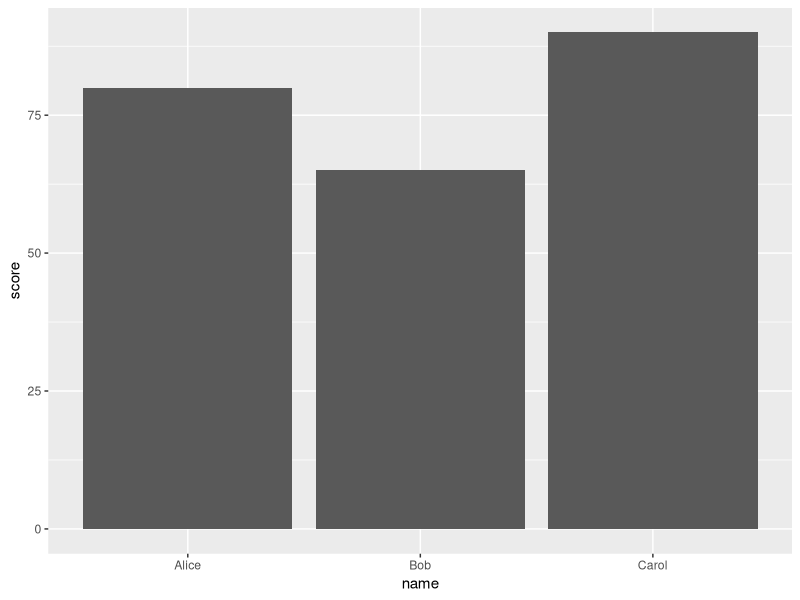
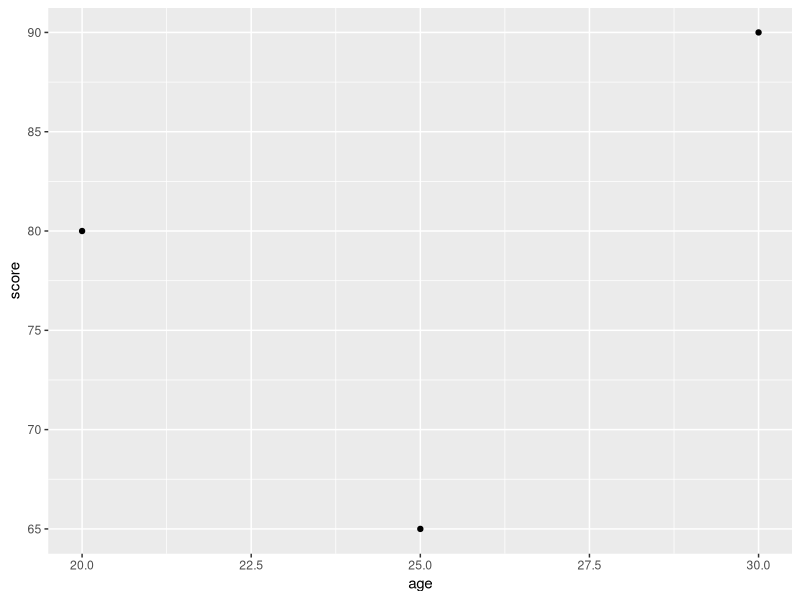

Write the R code that produced these figures, in order.

# ==========================================
# INTRODUCTION TO R FOR DATA ANALYSIS
# ==========================================

# 1. BASIC CALCULATIONS
2 + 3
10 - 4
5 * 2
10 / 2

# 2. VARIABLES
age <- 25
name <- "Alice"
is_student <- TRUE

# 3. VECTORS
scores <- c(70, 80, 90, 100)

mean(scores)
max(scores)
scores[1]

# 4. DATA FRAMES
students <- data.frame(
  name = c("Alice", "Bob", "Carol"),
  age = c(20, 25, 30),
  score = c(80, 65, 90)
)

head(students)
summary(students)

# Select a column
students$name

# Select rows
students[students$score >= 70, ]


# 5. INSTALL AND LOAD PACKAGES

# Install once:
install.packages("tidyverse")

# Load in each new R session:
library(tidyverse)

# Other useful packages:
# install.packages("readxl")  # Excel files
# install.packages("janitor") # Data cleaning


# 6. IMPORT DATA

# Import a CSV file:
# data <- read_csv("data.csv")

# Check the data:
# head(data)
# str(data)
# summary(data)


# 7. DATA MANIPULATION WITH DPLYR

# Select columns
select(students, name, score)

# Filter rows
filter(students, score >= 70)

# Sort data
arrange(students, desc(score))

# Create a new column
mutate(students, passed = score >= 70)

# Calculate a summary
summarise(students, average_score = mean(score))


# 8. GROUP AND SUMMARIZE

students %>%
  group_by(age) %>%
  summarise(average_score = mean(score))


# 9. MISSING VALUES

values <- c(10, 20, NA, 40)

mean(values, na.rm = TRUE)


# 10. SIMPLE VISUALIZATION

ggplot(students, aes(x = name, y = score)) +
  geom_col()

ggplot(students, aes(x = age, y = score)) +
  geom_point()


# 11. EXPORT DATA

# Save results to a CSV file:
# write_csv(students, "results.csv")


# ==========================================
# END OF SCRIPT
# ==========================================
